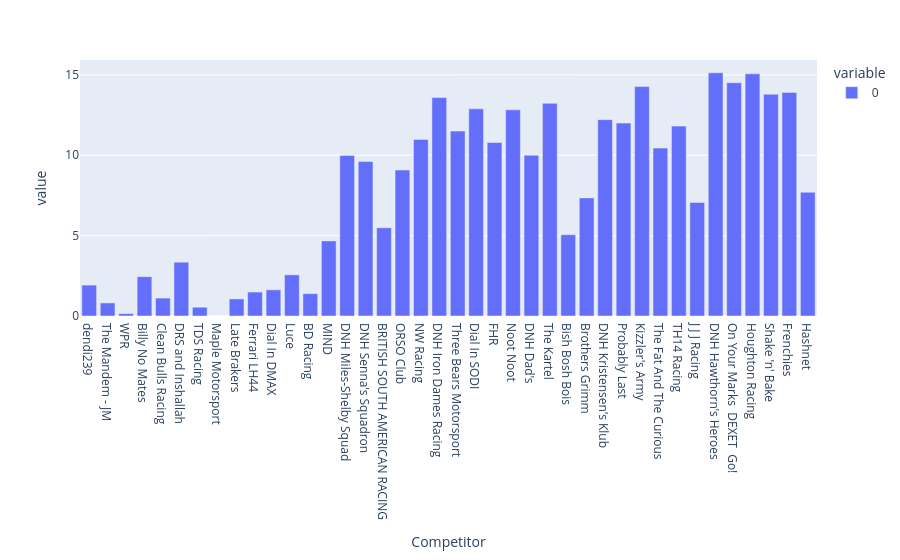

This figure's notebook cell:
### Code cell
px.bar(start_times.dt.total_seconds())

### Figure 1 — Plotly figure (JSON) as saved in the notebook; plotly's stock layout.template omitted (floating-point values rounded to 4 significant figures)
{"data": [{"hovertemplate": "variable=0<br>Competitor=%{x}<br>value=%{y}<extra></extra>", "legendgroup": "0", "marker": {"color": "#636efa", "pattern": {"shape": ""}}, "name": "0", "orientation": "v", "showlegend": true, "textposition": "auto", "type": "bar", "x": ["dendi239", "The Mandem - JM", "WPR", "Billy No Mates", "Clean Bulls Racing", "DRS and Inshallah", "TDS Racing", "Maple Motorsport", "Late Brakers", "Ferrari LH44", "Dial In DMAX", "Luce", "BD Racing", "MIND", "DNH Miles-Shelby Squad", "DNH Senna's Squadron", "BRITISH SOUTH AMERICAN RACING ", "ORSO Club", "NW Racing", "DNH Iron Dames Racing", "Three Bears Motorsport", "Dial In SODI", "FHR", "Noot Noot", "DNH Dad's", "The Kartel", "Bish Bosh Bois", "Brothers Grimm", "DNH Kristensen's Klub", "Probably Last", "Kizzler's Army", "The Fat And The Curious", "TH14 Racing", "J J J Racing", "DNH Hawthorn's Heroes", "On Your Marks  DEXET  Go!", "Houghton Racing", "Shake 'n' Bake", "Frenchies", "Hashnet"], "xaxis": "x", "y": [1.922, 0.812, 0.149, 2.446, 1.114, 3.346, 0.547, 0.0, 1.064, 1.49, 1.629, 2.561, 1.391, 4.673, 9.983, 9.613, 5.49, 9.082, 10.99, 13.59, 11.5, 12.88, 10.79, 12.82, 10.0, 13.23, 5.053, 7.348, 12.22, 12.0, 14.27, 10.44, 11.81, 7.061, 15.13, 14.51, 15.07, 13.79, 13.91, 7.697], "yaxis": "y"}], "layout": {"barmode": "relative", "legend": {"title": {"text": "variable"}, "tracegroupgap": 0}, "margin": {"t": 60}, "xaxis": {"anchor": "y", "domain": [0, 1], "title": {"text": "Competitor"}}, "yaxis": {"anchor": "x", "domain": [0, 1], "title": {"text": "value"}}}}
